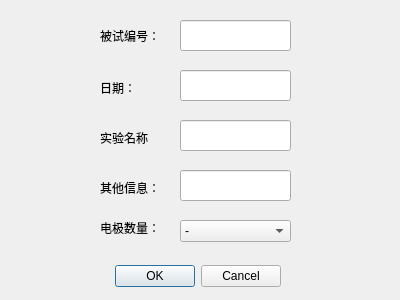
<?xml version="1.0" encoding="UTF-8"?>
<ui version="4.0">
 <class>set_info</class>
 <widget class="QDialog" name="set_info">
  <property name="geometry">
   <rect>
    <x>0</x>
    <y>0</y>
    <width>400</width>
    <height>300</height>
   </rect>
  </property>
  <property name="windowTitle">
   <string>实验信息</string>
  </property>
  <widget class="QDialogButtonBox" name="confirm">
   <property name="geometry">
    <rect>
     <x>80</x>
     <y>260</y>
     <width>201</width>
     <height>32</height>
    </rect>
   </property>
   <property name="orientation">
    <enum>Qt::Horizontal</enum>
   </property>
   <property name="standardButtons">
    <set>QDialogButtonBox::Cancel|QDialogButtonBox::Ok</set>
   </property>
  </widget>
  <widget class="QLabel" name="label">
   <property name="geometry">
    <rect>
     <x>100</x>
     <y>20</y>
     <width>81</width>
     <height>31</height>
    </rect>
   </property>
   <property name="text">
    <string>被试编号：</string>
   </property>
  </widget>
  <widget class="QLineEdit" name="num">
   <property name="geometry">
    <rect>
     <x>180</x>
     <y>20</y>
     <width>111</width>
     <height>31</height>
    </rect>
   </property>
  </widget>
  <widget class="QLabel" name="label_2">
   <property name="geometry">
    <rect>
     <x>100</x>
     <y>80</y>
     <width>68</width>
     <height>15</height>
    </rect>
   </property>
   <property name="text">
    <string>日期：</string>
   </property>
  </widget>
  <widget class="QLineEdit" name="date">
   <property name="geometry">
    <rect>
     <x>180</x>
     <y>70</y>
     <width>111</width>
     <height>31</height>
    </rect>
   </property>
  </widget>
  <widget class="QLabel" name="label_3">
   <property name="geometry">
    <rect>
     <x>100</x>
     <y>180</y>
     <width>68</width>
     <height>15</height>
    </rect>
   </property>
   <property name="text">
    <string>其他信息：</string>
   </property>
  </widget>
  <widget class="QLineEdit" name="others">
   <property name="geometry">
    <rect>
     <x>180</x>
     <y>170</y>
     <width>111</width>
     <height>31</height>
    </rect>
   </property>
  </widget>
  <widget class="QLineEdit" name="exp_name">
   <property name="geometry">
    <rect>
     <x>180</x>
     <y>120</y>
     <width>111</width>
     <height>31</height>
    </rect>
   </property>
  </widget>
  <widget class="QLabel" name="label_4">
   <property name="geometry">
    <rect>
     <x>100</x>
     <y>130</y>
     <width>68</width>
     <height>15</height>
    </rect>
   </property>
   <property name="text">
    <string>实验名称</string>
   </property>
  </widget>
  <widget class="QLabel" name="label_5">
   <property name="geometry">
    <rect>
     <x>100</x>
     <y>220</y>
     <width>68</width>
     <height>15</height>
    </rect>
   </property>
   <property name="text">
    <string>电极数量：</string>
   </property>
  </widget>
  <widget class="QComboBox" name="comboBox">
   <property name="geometry">
    <rect>
     <x>180</x>
     <y>220</y>
     <width>111</width>
     <height>22</height>
    </rect>
   </property>
   <item>
    <property name="text">
     <string>-</string>
    </property>
   </item>
   <item>
    <property name="text">
     <string>8</string>
    </property>
   </item>
   <item>
    <property name="text">
     <string>16</string>
    </property>
   </item>
  </widget>
 </widget>
 <resources/>
 <connections>
  <connection>
   <sender>confirm</sender>
   <signal>accepted()</signal>
   <receiver>set_info</receiver>
   <slot>accept()</slot>
   <hints>
    <hint type="sourcelabel">
     <x>248</x>
     <y>254</y>
    </hint>
    <hint type="destinationlabel">
     <x>157</x>
     <y>274</y>
    </hint>
   </hints>
  </connection>
  <connection>
   <sender>confirm</sender>
   <signal>rejected()</signal>
   <receiver>set_info</receiver>
   <slot>reject()</slot>
   <hints>
    <hint type="sourcelabel">
     <x>316</x>
     <y>260</y>
    </hint>
    <hint type="destinationlabel">
     <x>286</x>
     <y>274</y>
    </hint>
   </hints>
  </connection>
 </connections>
</ui>
